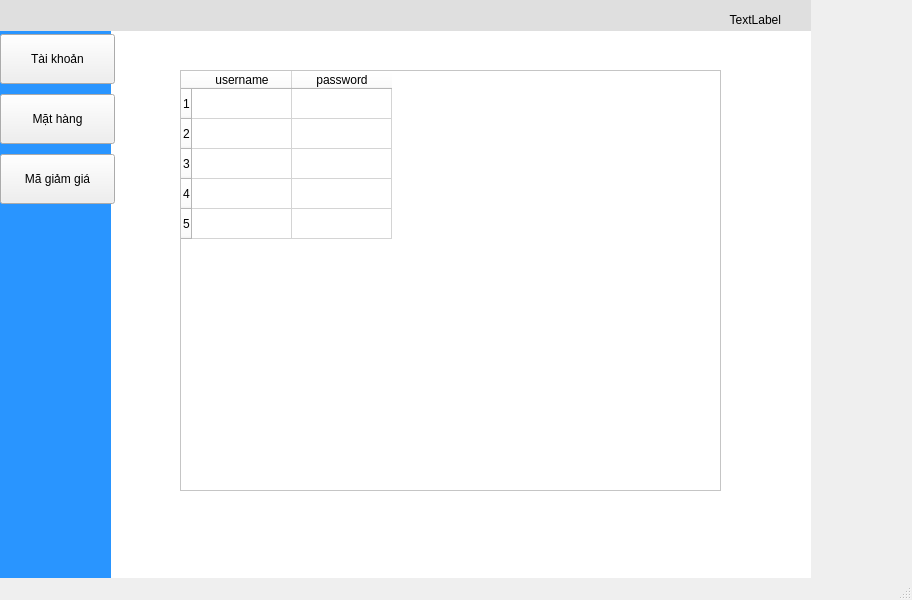
<?xml version="1.0" encoding="UTF-8"?>
<ui version="4.0">
 <class>MainWindow</class>
 <widget class="QMainWindow" name="MainWindow">
  <property name="geometry">
   <rect>
    <x>0</x>
    <y>0</y>
    <width>912</width>
    <height>600</height>
   </rect>
  </property>
  <property name="windowTitle">
   <string>MainWindow</string>
  </property>
  <widget class="QWidget" name="centralwidget">
   <widget class="QStackedWidget" name="stackedWidget">
    <property name="geometry">
     <rect>
      <x>90</x>
      <y>30</y>
      <width>721</width>
      <height>561</height>
     </rect>
    </property>
    <property name="styleSheet">
     <string notr="true">background-color: #ffffff</string>
    </property>
    <property name="currentIndex">
     <number>0</number>
    </property>
    <widget class="QWidget" name="page">
     <widget class="QTableWidget" name="table_accounts">
      <property name="geometry">
       <rect>
        <x>90</x>
        <y>40</y>
        <width>541</width>
        <height>421</height>
       </rect>
      </property>
      <row>
       <property name="text">
        <string>1</string>
       </property>
      </row>
      <row>
       <property name="text">
        <string>2</string>
       </property>
      </row>
      <row>
       <property name="text">
        <string>3</string>
       </property>
      </row>
      <row>
       <property name="text">
        <string>4</string>
       </property>
      </row>
      <row>
       <property name="text">
        <string>5</string>
       </property>
      </row>
      <column>
       <property name="text">
        <string>username</string>
       </property>
      </column>
      <column>
       <property name="text">
        <string>password</string>
       </property>
      </column>
      <item row="0" column="0">
       <property name="text">
        <string/>
       </property>
      </item>
      <item row="0" column="1">
       <property name="text">
        <string/>
       </property>
      </item>
      <item row="1" column="0">
       <property name="text">
        <string/>
       </property>
      </item>
      <item row="1" column="1">
       <property name="text">
        <string/>
       </property>
      </item>
      <item row="2" column="0">
       <property name="text">
        <string/>
       </property>
      </item>
      <item row="2" column="1">
       <property name="text">
        <string/>
       </property>
      </item>
      <item row="3" column="0">
       <property name="text">
        <string/>
       </property>
      </item>
      <item row="3" column="1">
       <property name="text">
        <string/>
       </property>
      </item>
      <item row="4" column="0">
       <property name="text">
        <string/>
       </property>
      </item>
      <item row="4" column="1">
       <property name="text">
        <string/>
       </property>
      </item>
     </widget>
    </widget>
    <widget class="QWidget" name="page_2">
     <widget class="QLabel" name="label_4">
      <property name="geometry">
       <rect>
        <x>270</x>
        <y>220</y>
        <width>60</width>
        <height>16</height>
       </rect>
      </property>
      <property name="text">
       <string>Menu2</string>
      </property>
     </widget>
     <widget class="QTableWidget" name="tableWidget_2">
      <property name="geometry">
       <rect>
        <x>90</x>
        <y>40</y>
        <width>541</width>
        <height>421</height>
       </rect>
      </property>
      <row>
       <property name="text">
        <string>1</string>
       </property>
      </row>
      <row>
       <property name="text">
        <string>2</string>
       </property>
      </row>
      <row>
       <property name="text">
        <string>3</string>
       </property>
      </row>
      <row>
       <property name="text">
        <string>4</string>
       </property>
      </row>
      <row>
       <property name="text">
        <string>5</string>
       </property>
      </row>
      <column>
       <property name="text">
        <string>id</string>
       </property>
      </column>
      <column>
       <property name="text">
        <string>name</string>
       </property>
      </column>
      <item row="0" column="0">
       <property name="text">
        <string>111</string>
       </property>
      </item>
      <item row="0" column="1">
       <property name="text">
        <string>Trà sữa bạc hà</string>
       </property>
      </item>
      <item row="1" column="0">
       <property name="text">
        <string>123</string>
       </property>
      </item>
      <item row="1" column="1">
       <property name="text">
        <string>Trà chanh lô hội</string>
       </property>
      </item>
      <item row="2" column="0">
       <property name="text">
        <string>1111</string>
       </property>
      </item>
      <item row="2" column="1">
       <property name="text">
        <string>Trà ô long</string>
       </property>
      </item>
      <item row="3" column="0">
       <property name="text">
        <string>1112</string>
       </property>
      </item>
      <item row="3" column="1">
       <property name="text">
        <string>Trà sữa hạt dẻ</string>
       </property>
      </item>
      <item row="4" column="0">
       <property name="text">
        <string>1113</string>
       </property>
      </item>
      <item row="4" column="1">
       <property name="text">
        <string>Trà sữa trân châu đường đen</string>
       </property>
      </item>
     </widget>
    </widget>
   </widget>
   <widget class="QLabel" name="label_2">
    <property name="geometry">
     <rect>
      <x>0</x>
      <y>30</y>
      <width>111</width>
      <height>551</height>
     </rect>
    </property>
    <property name="styleSheet">
     <string notr="true">background-color: rgb(41, 149, 255)</string>
    </property>
    <property name="text">
     <string/>
    </property>
   </widget>
   <widget class="QWidget" name="verticalLayoutWidget">
    <property name="geometry">
     <rect>
      <x>0</x>
      <y>30</y>
      <width>115</width>
      <height>181</height>
     </rect>
    </property>
    <layout class="QVBoxLayout" name="verticalLayout_2">
     <item>
      <widget class="QPushButton" name="btn_show_accounts">
       <property name="maximumSize">
        <size>
         <width>16777215</width>
         <height>50</height>
        </size>
       </property>
       <property name="text">
        <string>Tài khoản</string>
       </property>
      </widget>
     </item>
     <item>
      <widget class="QPushButton" name="btn_show_items">
       <property name="maximumSize">
        <size>
         <width>16777215</width>
         <height>50</height>
        </size>
       </property>
       <property name="text">
        <string>Mặt hàng</string>
       </property>
      </widget>
     </item>
     <item>
      <widget class="QPushButton" name="pushButton_3">
       <property name="maximumSize">
        <size>
         <width>16777215</width>
         <height>50</height>
        </size>
       </property>
       <property name="text">
        <string>Mã giảm giá</string>
       </property>
      </widget>
     </item>
    </layout>
   </widget>
   <widget class="QLabel" name="label_3">
    <property name="geometry">
     <rect>
      <x>-10</x>
      <y>-10</y>
      <width>821</width>
      <height>41</height>
     </rect>
    </property>
    <property name="styleSheet">
     <string notr="true">background-color: rgb(223, 223, 223)</string>
    </property>
    <property name="text">
     <string/>
    </property>
   </widget>
   <widget class="QLabel" name="name_account">
    <property name="geometry">
     <rect>
      <x>490</x>
      <y>10</y>
      <width>291</width>
      <height>20</height>
     </rect>
    </property>
    <property name="text">
     <string>TextLabel</string>
    </property>
    <property name="alignment">
     <set>Qt::AlignRight|Qt::AlignTrailing|Qt::AlignVCenter</set>
    </property>
   </widget>
  </widget>
  <widget class="QMenuBar" name="menubar">
   <property name="geometry">
    <rect>
     <x>0</x>
     <y>0</y>
     <width>912</width>
     <height>24</height>
    </rect>
   </property>
  </widget>
  <widget class="QStatusBar" name="statusbar"/>
 </widget>
 <resources/>
 <connections/>
</ui>
